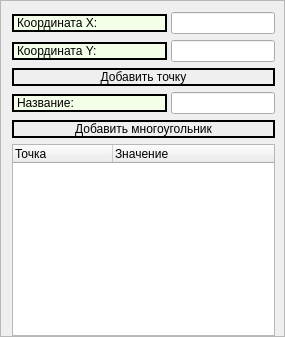
                      <widget class="QWidget" name="page_3_polygon">
                       <layout class="QGridLayout" name="gridLayout_14">
                        <property name="leftMargin">
                         <number>0</number>
                        </property>
                        <property name="topMargin">
                         <number>0</number>
                        </property>
                        <property name="rightMargin">
                         <number>0</number>
                        </property>
                        <property name="bottomMargin">
                         <number>0</number>
                        </property>
                        <item row="0" column="0">
                         <widget class="QFrame" name="page_3_frame_polygon">
                          <property name="sizePolicy">
                           <sizepolicy hsizetype="Expanding" vsizetype="Expanding">
                            <horstretch>0</horstretch>
                            <verstretch>0</verstretch>
                           </sizepolicy>
                          </property>
                          <property name="frameShape">
                           <enum>QFrame::StyledPanel</enum>
                          </property>
                          <property name="frameShadow">
                           <enum>QFrame::Raised</enum>
                          </property>
                          <layout class="QGridLayout" name="gridLayout_4" rowstretch="0,0,0,0,0,0" columnstretch="3,2">
                           <property name="leftMargin">
                            <number>11</number>
                           </property>
                           <property name="topMargin">
                            <number>11</number>
                           </property>
                           <property name="bottomMargin">
                            <number>0</number>
                           </property>
                           <property name="horizontalSpacing">
                            <number>4</number>
                           </property>
                           <property name="verticalSpacing">
                            <number>6</number>
                           </property>
                           <item row="2" column="0" colspan="2">
                            <widget class="QPushButton" name="addPointPolygonButton">
                             <property name="enabled">
                              <bool>true</bool>
                             </property>
                             <property name="styleSheet">
                              <string notr="true">QPushButton {
    border: 2px solid black #cccccc;
	border-radius: 10px;
}

QPushButton:pressed {
    margin-left: 1px;
    margin-top: 1px;
    margin-right: -1px;
    margin-bottom: -1px;
}

</string>
                             </property>
                             <property name="text">
                              <string>Добавить точку</string>
                             </property>
                             <property name="checkable">
                              <bool>true</bool>
                             </property>
                             <property name="autoDefault">
                              <bool>true</bool>
                             </property>
                            </widget>
                           </item>
                           <item row="1" column="1">
                            <widget class="QLineEdit" name="YCoordLineEditPolygon"/>
                           </item>
                           <item row="5" column="0" colspan="2">
                            <widget class="QTreeWidget" name="pointsPolygon">
                             <column>
                              <property name="text">
                               <string>Точка</string>
                              </property>
                             </column>
                             <column>
                              <property name="text">
                               <string>Значение</string>
                              </property>
                             </column>
                            </widget>
                           </item>
                           <item row="0" column="0">
                            <widget class="QLabel" name="XCoordLabelPolygon">
                             <property name="sizePolicy">
                              <sizepolicy hsizetype="Preferred" vsizetype="Fixed">
                               <horstretch>0</horstretch>
                               <verstretch>0</verstretch>
                              </sizepolicy>
                             </property>
                             <property name="styleSheet">
                              <string notr="true">font: 75 9pt &quot;Microsoft Tai Le&quot;;
border: 2px solid black #cccccc;
border-radius: 10px;
background-color: rgb(243, 255, 233);</string>
                             </property>
                             <property name="text">
                              <string>Координата X:</string>
                             </property>
                             <property name="wordWrap">
                              <bool>true</bool>
                             </property>
                            </widget>
                           </item>
                           <item row="0" column="1">
                            <widget class="QLineEdit" name="XCoordLineEditPolygon"/>
                           </item>
                           <item row="1" column="0">
                            <widget class="QLabel" name="YCoordLabelPolygon">
                             <property name="sizePolicy">
                              <sizepolicy hsizetype="Preferred" vsizetype="Fixed">
                               <horstretch>0</horstretch>
                               <verstretch>0</verstretch>
                              </sizepolicy>
                             </property>
                             <property name="styleSheet">
                              <string notr="true">font: 75 9pt &quot;Microsoft Tai Le&quot;;
border: 2px solid black #cccccc;
border-radius: 10px;
background-color: rgb(243, 255, 233);</string>
                             </property>
                             <property name="text">
                              <string>Координата Y:</string>
                             </property>
                             <property name="wordWrap">
                              <bool>true</bool>
                             </property>
                            </widget>
                           </item>
                           <item row="4" column="0" colspan="2">
                            <widget class="QPushButton" name="addPolygonButton">
                             <property name="styleSheet">
                              <string notr="true">QPushButton {
    border: 2px solid black #cccccc;
	border-radius: 10px;
}

QPushButton:pressed {
    margin-left: 1px;
    margin-top: 1px;
    margin-right: -1px;
    margin-bottom: -1px;
}

</string>
                             </property>
                             <property name="text">
                              <string>Добавить многоугольник</string>
                             </property>
                            </widget>
                           </item>
                           <item row="3" column="0">
                            <widget class="QLabel" name="polygonNameLabel">
                             <property name="sizePolicy">
                              <sizepolicy hsizetype="Preferred" vsizetype="Fixed">
                               <horstretch>0</horstretch>
                               <verstretch>0</verstretch>
                              </sizepolicy>
                             </property>
                             <property name="styleSheet">
                              <string notr="true">font: 75 9pt &quot;Microsoft Tai Le&quot;;
border: 2px solid black #cccccc;
border-radius: 10px;
background-color: rgb(243, 255, 233);</string>
                             </property>
                             <property name="text">
                              <string>Название:</string>
                             </property>
                            </widget>
                           </item>
                           <item row="3" column="1">
                            <widget class="QLineEdit" name="polygonNameLineEdit"/>
                           </item>
                          </layout>
                         </widget>
                        </item>
                       </layout>
                      </widget>
